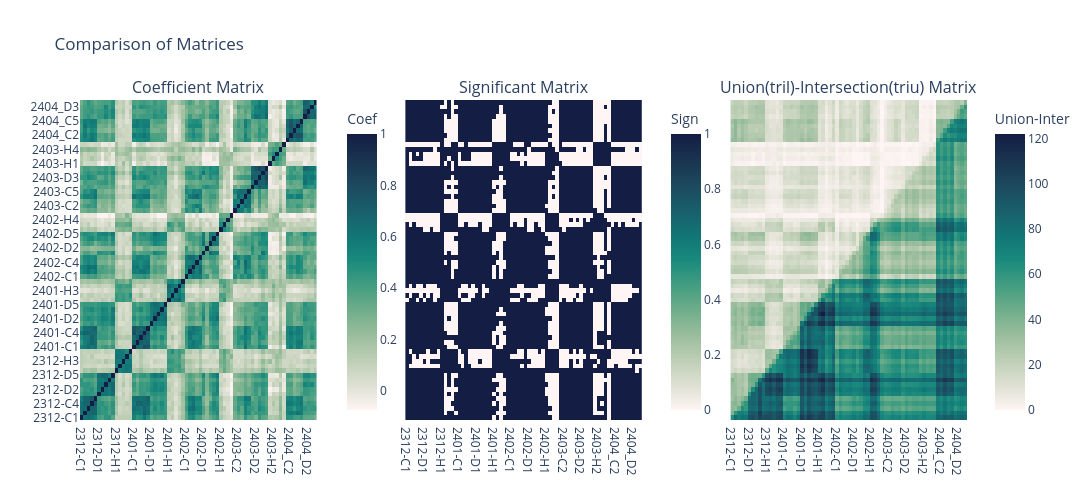

This figure's notebook cell:
### Markdown cell above
### Function `plot_rankcorr`

### Code cell
dm_analyser.plot_rankcorr(
    csv_path="./edNA/test_on_data/CJ_test/species_raw_abundance.csv",
    values="abundance",
    index="species",
    columns=["sample_id"],
    aggfunc="mean",
    rcorr="kendall",
    alpha=0.05,
    colorscale="tempo",
    save_dir="./edNA/test_on_data/CJ_test",
)

### Figure 1 — Plotly figure (JSON) as saved in the notebook; plotly's stock layout.template omitted (floating-point values rounded to 4 significant figures; data arrays with more than 128 entries replaced by an {"elided": "..."} marker saying what was removed)
{"data": [{"colorbar": {"title": {"text": "Coef"}, "x": 0.29}, "colorscale": [[0, "rgb(254, 245, 244)"], [0.09091, "rgb(222, 224, 210)"], [0.1818, "rgb(189, 206, 181)"], [0.2727, "rgb(153, 189, 156)"], [0.3636, "rgb(110, 173, 138)"], [0.4545, "rgb(65, 157, 129)"], [0.5455, "rgb(25, 137, 125)"], [0.6364, "rgb(18, 116, 117)"], [0.7273, "rgb(25, 94, 106)"], [0.8182, "rgb(28, 72, 93)"], [0.9091, "rgb(25, 51, 80)"], [1, "rgb(20, 29, 67)"]], "type": "heatmap", "x": ["2312-C1", "2312-C2", "2312-C3", "2312-C4", "2312-C5", "2312-D1", "2312-D2", "2312-D3", "2312-D4", "2312-D5", "2312-H1", "2312-H2", "2312-H3", "2312-H4", "2312-H5", "2401-C1", "2401-C2", "2401-C3", "2401-C4", "2401-C5", "2401-D1", "2401-D2", "2401-D3", "2401-D4", "2401-D5", "2401-H1", "2401-H2", "2401-H3", "2401-H4", "2401-H5", "2402-C1", "2402-C2", "2402-C3", "2402-C4", "2402-C5", "2402-D1", "2402-D2", "2402-D3", "2402-D4", "2402-D5", "2402-H1", "2402-H2", "2402-H4", "2402-H5", "2403-C1", "2403-C2", "2403-C3", "2403-C4", "2403-C5", "2403-D1", "2403-D2", "2403-D3", "2403-D4", "2403-D5", "2403-H1", "2403-H2", "2403-H3", "2403-H4", "2403-H5", "2404_C1", "2404_C2", "2404_C3", "2404_C4", "2404_C5", "2404_D1", "2404_D2", "2404_D3", "2404_D4"], "xaxis": "x", "y": ["2312-C1", "2312-C2", "2312-C3", "2312-C4", "2312-C5", "2312-D1", "2312-D2", "2312-D3", "2312-D4", "2312-D5", "2312-H1", "2312-H2", "2312-H3", "2312-H4", "2312-H5", "2401-C1", "2401-C2", "2401-C3", "2401-C4", "2401-C5", "2401-D1", "2401-D2", "2401-D3", "2401-D4", "2401-D5", "2401-H1", "2401-H2", "2401-H3", "2401-H4", "2401-H5", "2402-C1", "2402-C2", "2402-C3", "2402-C4", "2402-C5", "2402-D1", "2402-D2", "2402-D3", "2402-D4", "2402-D5", "2402-H1", "2402-H2", "2402-H4", "2402-H5", "2403-C1", "2403-C2", "2403-C3", "2403-C4", "2403-C5", "2403-D1", "2403-D2", "2403-D3", "2403-D4", "2403-D5", "2403-H1", "2403-H2", "2403-H3", "2403-H4", "2403-H5", "2404_C1", "2404_C2", "2404_C3", "2404_C4", "2404_C5", "2404_D1", "2404_D2", "2404_D3", "2404_D4"], "yaxis": "y", "z": {"elided": "68x68 float values"}}, {"colorbar": {"title": {"text": "Sign"}, "x": 0.655}, "colorscale": [[0, "rgb(254, 245, 244)"], [0.09091, "rgb(222, 224, 210)"], [0.1818, "rgb(189, 206, 181)"], [0.2727, "rgb(153, 189, 156)"], [0.3636, "rgb(110, 173, 138)"], [0.4545, "rgb(65, 157, 129)"], [0.5455, "rgb(25, 137, 125)"], [0.6364, "rgb(18, 116, 117)"], [0.7273, "rgb(25, 94, 106)"], [0.8182, "rgb(28, 72, 93)"], [0.9091, "rgb(25, 51, 80)"], [1, "rgb(20, 29, 67)"]], "type": "heatmap", "x": ["2312-C1", "2312-C2", "2312-C3", "2312-C4", "2312-C5", "2312-D1", "2312-D2", "2312-D3", "2312-D4", "2312-D5", "2312-H1", "2312-H2", "2312-H3", "2312-H4", "2312-H5", "2401-C1", "2401-C2", "2401-C3", "2401-C4", "2401-C5", "2401-D1", "2401-D2", "2401-D3", "2401-D4", "2401-D5", "2401-H1", "2401-H2", "2401-H3", "2401-H4", "2401-H5", "2402-C1", "2402-C2", "2402-C3", "2402-C4", "2402-C5", "2402-D1", "2402-D2", "2402-D3", "2402-D4", "2402-D5", "2402-H1", "2402-H2", "2402-H4", "2402-H5", "2403-C1", "2403-C2", "2403-C3", "2403-C4", "2403-C5", "2403-D1", "2403-D2", "2403-D3", "2403-D4", "2403-D5", "2403-H1", "2403-H2", "2403-H3", "2403-H4", "2403-H5", "2404_C1", "2404_C2", "2404_C3", "2404_C4", "2404_C5", "2404_D1", "2404_D2", "2404_D3", "2404_D4"], "xaxis": "x2", "y": ["2312-C1", "2312-C2", "2312-C3", "2312-C4", "2312-C5", "2312-D1", "2312-D2", "2312-D3", "2312-D4", "2312-D5", "2312-H1", "2312-H2", "2312-H3", "2312-H4", "2312-H5", "2401-C1", "2401-C2", "2401-C3", "2401-C4", "2401-C5", "2401-D1", "2401-D2", "2401-D3", "2401-D4", "2401-D5", "2401-H1", "2401-H2", "2401-H3", "2401-H4", "2401-H5", "2402-C1", "2402-C2", "2402-C3", "2402-C4", "2402-C5", "2402-D1", "2402-D2", "2402-D3", "2402-D4", "2402-D5", "2402-H1", "2402-H2", "2402-H4", "2402-H5", "2403-C1", "2403-C2", "2403-C3", "2403-C4", "2403-C5", "2403-D1", "2403-D2", "2403-D3", "2403-D4", "2403-D5", "2403-H1", "2403-H2", "2403-H3", "2403-H4", "2403-H5", "2404_C1", "2404_C2", "2404_C3", "2404_C4", "2404_C5", "2404_D1", "2404_D2", "2404_D3", "2404_D4"], "yaxis": "y2", "z": {"elided": "68x68 int values"}}, {"colorbar": {"title": {"text": "Union-Inter"}}, "colorscale": [[0, "rgb(254, 245, 244)"], [0.09091, "rgb(222, 224, 210)"], [0.1818, "rgb(189, 206, 181)"], [0.2727, "rgb(153, 189, 156)"], [0.3636, "rgb(110, 173, 138)"], [0.4545, "rgb(65, 157, 129)"], [0.5455, "rgb(25, 137, 125)"], [0.6364, "rgb(18, 116, 117)"], [0.7273, "rgb(25, 94, 106)"], [0.8182, "rgb(28, 72, 93)"], [0.9091, "rgb(25, 51, 80)"], [1, "rgb(20, 29, 67)"]], "type": "heatmap", "x": ["2312-C1", "2312-C2", "2312-C3", "2312-C4", "2312-C5", "2312-D1", "2312-D2", "2312-D3", "2312-D4", "2312-D5", "2312-H1", "2312-H2", "2312-H3", "2312-H4", "2312-H5", "2401-C1", "2401-C2", "2401-C3", "2401-C4", "2401-C5", "2401-D1", "2401-D2", "2401-D3", "2401-D4", "2401-D5", "2401-H1", "2401-H2", "2401-H3", "2401-H4", "2401-H5", "2402-C1", "2402-C2", "2402-C3", "2402-C4", "2402-C5", "2402-D1", "2402-D2", "2402-D3", "2402-D4", "2402-D5", "2402-H1", "2402-H2", "2402-H4", "2402-H5", "2403-C1", "2403-C2", "2403-C3", "2403-C4", "2403-C5", "2403-D1", "2403-D2", "2403-D3", "2403-D4", "2403-D5", "2403-H1", "2403-H2", "2403-H3", "2403-H4", "2403-H5", "2404_C1", "2404_C2", "2404_C3", "2404_C4", "2404_C5", "2404_D1", "2404_D2", "2404_D3", "2404_D4"], "xaxis": "x3", "y": ["2312-C1", "2312-C2", "2312-C3", "2312-C4", "2312-C5", "2312-D1", "2312-D2", "2312-D3", "2312-D4", "2312-D5", "2312-H1", "2312-H2", "2312-H3", "2312-H4", "2312-H5", "2401-C1", "2401-C2", "2401-C3", "2401-C4", "2401-C5", "2401-D1", "2401-D2", "2401-D3", "2401-D4", "2401-D5", "2401-H1", "2401-H2", "2401-H3", "2401-H4", "2401-H5", "2402-C1", "2402-C2", "2402-C3", "2402-C4", "2402-C5", "2402-D1", "2402-D2", "2402-D3", "2402-D4", "2402-D5", "2402-H1", "2402-H2", "2402-H4", "2402-H5", "2403-C1", "2403-C2", "2403-C3", "2403-C4", "2403-C5", "2403-D1", "2403-D2", "2403-D3", "2403-D4", "2403-D5", "2403-H1", "2403-H2", "2403-H3", "2403-H4", "2403-H5", "2404_C1", "2404_C2", "2404_C3", "2404_C4", "2404_C5", "2404_D1", "2404_D2", "2404_D3", "2404_D4"], "yaxis": "y3", "z": {"elided": "68x68 int values"}}], "layout": {"annotations": [{"font": {"size": 16}, "showarrow": false, "text": "Coefficient Matrix", "x": 0.1333, "xanchor": "center", "xref": "paper", "y": 1, "yanchor": "bottom", "yref": "paper"}, {"font": {"size": 16}, "showarrow": false, "text": "Significant Matrix", "x": 0.5, "xanchor": "center", "xref": "paper", "y": 1, "yanchor": "bottom", "yref": "paper"}, {"font": {"size": 16}, "showarrow": false, "text": "Union(tril)-Intersection(triu) Matrix", "x": 0.8667, "xanchor": "center", "xref": "paper", "y": 1, "yanchor": "bottom", "yref": "paper"}], "height": 500, "title": {"text": "Comparison of Matrices"}, "width": 1500, "xaxis": {"anchor": "y", "domain": [0, 0.2667]}, "xaxis2": {"anchor": "y2", "domain": [0.3667, 0.6333]}, "xaxis3": {"anchor": "y3", "domain": [0.7333, 1]}, "yaxis": {"anchor": "x", "domain": [0, 1]}, "yaxis2": {"anchor": "x2", "domain": [0, 1], "matches": "y", "showticklabels": false}, "yaxis3": {"anchor": "x3", "domain": [0, 1], "matches": "y", "showticklabels": false}}}
